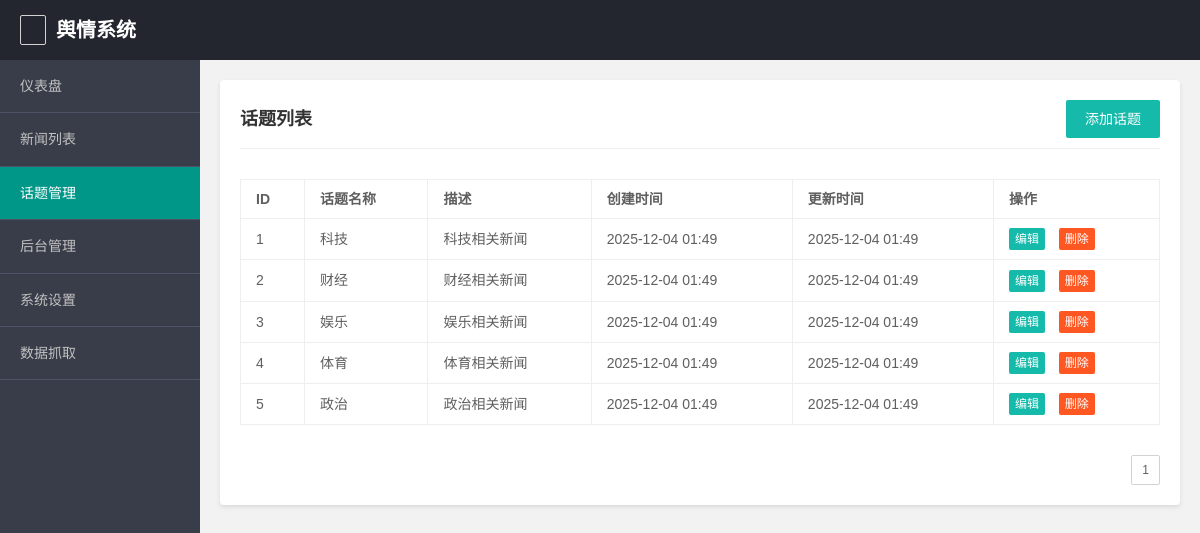
Screenshot of /topics (signed in) with the database file from the repository.
### app/models.py (models this page shows, shortened)
class Topic(db.Model):
    id = db.Column(db.Integer, primary_key=True)
    name = db.Column(db.String(128), unique=True, nullable=False, index=True)
    description = db.Column(db.String(512))
    created_at = db.Column(db.DateTime, default=datetime.utcnow)
    updated_at = db.Column(db.DateTime, default=datetime.utcnow, onupdate=datetime.utcnow)
    monitors = db.relationship('Monitor', backref='topic', lazy='dynamic')

### app/main/routes.py (the view)
@bp.route('/topics')
@login_required
def topic_list():
    page = request.args.get('page', 1, type=int)
    per_page = 10
    pagination = Topic.query.order_by(Topic.updated_at.desc()).paginate(
        page=page, per_page=per_page, error_out=False)
    topic_items = pagination.items
    return render_template('topic_list.html',
                         pagination=pagination,
                         topic_items=topic_items)

### app/__init__.py (called while the page is built)
def create_app(config_name=None):
    app = Flask(__name__, instance_relative_config=True)
    app.config['SECRET_KEY'] = os.getenv('SECRET_KEY', 'dev_key_change_in_production')
    app.config['SQLALCHEMY_DATABASE_URI'] = os.getenv('DATABASE_URL', 'sqlite:///app.db')
    app.config['SQLALCHEMY_TRACK_MODIFICATIONS'] = False
    app.config['APP_NAME'] = os.getenv('APP_NAME', '舆情系统')
    app.config['APP_VERSION'] = os.getenv('APP_VERSION', '1.0.0')
    db.init_app(app)
    migrate.init_app(app, db)
    login_manager.init_app(app)
    from app.main import bp as main_bp
    app.register_blueprint(main_bp)
    from app.models import User, Role, News, Topic, Comment, SystemSetting, Monitor
    @login_manager.user_loader
    def load_user(user_id):
        return User.query.get(int(user_id))
    return app

### app/models.py (called while the page is built)
    def has_role(self, role_name):
        if self.role:
            return self.role.name == role_name
        return False

### templates/topic_list.html (shortened to what this page needs)
<!DOCTYPE html>
<html lang="zh-CN">
<head>
    <link rel="stylesheet" href="{{ url_for('static', filename='layui/css/layui.css') }}">
</head>
<body>
    <div class="header">
        <div style="display: flex; align-items: center;">
            <button class="layui-btn layui-btn-primary layui-btn-sm" id="menu-toggle" style="margin-right: 10px;">
                <i class="layui-icon layui-icon-menu"></i>
            </button>
            <h1>{{ config.APP_NAME }}</h1>
        </div>
        <div class="user-info">
            <span>欢迎您，{{ current_user.username }}</span>
            <a href="{{ url_for('main.logout') }}">退出登录</a>
        </div>
    </div>
    <div class="container">
        <div class="sidebar">
            <ul>
                <li><a href="{{ url_for('main.dashboard') }}">仪表盘</a></li>
                <li><a href="{{ url_for('main.news_list') }}">新闻列表</a></li>
                <li><a href="{{ url_for('main.topic_list') }}" class="active">话题管理</a></li>
                {% if current_user.has_role('admin') %}
                <li><a href="{{ url_for('main.admin_management') }}">后台管理</a></li>
                <li><a href="{{ url_for('main.settings') }}">系统设置</a></li>
                <li><a href="{{ url_for('main.test_crawl') }}">数据抓取</a></li>
                {% endif %}
            </ul>
        </div>
        <div class="content">
            <div class="panel">
                <div class="panel-header">
                    <h3>话题列表</h3>
                    {% if current_user.has_role('admin') %}
                    <button class="layui-btn" id="add_topic">添加话题</button>
                    {% endif %}
                </div>
                <div class="table-container">
                    <table class="layui-table">
                    <thead>
                        <tr>
                            <th>ID</th>
                            <th>话题名称</th>
                            <th>描述</th>
                            <th>创建时间</th>
                            <th>更新时间</th>
                            <th>操作</th>
                        </tr>
                    </thead>
                    <tbody>
                        {% for topic in topic_items %}
                        <tr>
                            <td>{{ topic.id }}</td>
                            <td>{{ topic.name }}</td>
                            <td>{{ topic.description }}</td>
                            <td>{{ topic.created_at.strftime('%Y-%m-%d %H:%M') }}</td>
                            <td>{{ topic.updated_at.strftime('%Y-%m-%d %H:%M') }}</td>
                            <td>
                                {% if current_user.has_role('admin') %}
                                <button class="layui-btn layui-btn-xs" data-id="{{ topic.id }}" onclick="editTopic({{ topic.id }})")>编辑</button>
                                <button class="layui-btn layui-btn-xs layui-btn-danger" data-id="{{ topic.id }}" onclick="deleteTopic({{ topic.id }})")>删除</button>
                                {% else %}
                                <button class="layui-btn layui-btn-xs layui-btn-disabled">无权限</button>
                                {% endif %}
                            </td>
                        </tr>
                        {% else %}
                        <tr>
                            <td colspan="6" style="text-align: center;">暂无话题数据</td>
                        </tr>
                        {% endfor %}
                    </tbody>
                </table>
                </div>
                <div class="pagination">
                    {% for page_num in pagination.iter_pages(left_edge=1, right_edge=1, left_current=2, right_current=2) %}
                        {% if page_num %}
                            {% if page_num == pagination.page %}
                            <span class="layui-btn layui-btn-sm layui-btn-primary">{{ page_num }}</span>
                            {% else %}
                            <a href="{{ url_for('main.topic_list', page=page_num) }}" class="layui-btn layui-btn-sm">
                                {{ page_num }}
                            </a>
                            {% endif %}
                        {% else %}
                        <span class="layui-btn layui-btn-sm layui-btn-disabled">...</span>
                        {% endif %}
                    {% endfor %}
                </div>
            </div>
        </div>
    </div>
</body>
</html>

### templates/topic_list.html (style rules this page uses)
body { margin: 0; padding: 0; font-family: 'Microsoft YaHei', sans-serif; background-color: #f2f2f2; }
.header { height: 60px; background-color: #23262e; color: #fff; line-height: 60px; padding: 0 20px; position: fixed; top: 0; left: 0; right: 0; z-index: 1000; }
.header h1 { margin: 0; font-size: 20px; float: left; }
.header .user-info { float: right; }
.header .user-info a { color: #fff; text-decoration: none; margin-left: 20px; }
.container { display: flex; margin-top: 60px; min-height: calc(100vh - 60px); }
.sidebar { width: 200px; background-color: #393d49; position: fixed; left: 0; top: 60px; bottom: 0; overflow-y: auto; transition: transform 0.3s ease; }
.sidebar ul { list-style: none; padding: 0; margin: 0; }
.sidebar li { border-bottom: 1px solid #4e5465; }
.sidebar a { display: block; padding: 15px 20px; color: #c2c2c2; text-decoration: none; transition: all 0.3s; }
.sidebar a.active { background-color: #009688; color: #fff; }
.content { flex: 1; margin-left: 200px; padding: 20px; transition: margin-left 0.3s ease; }
.panel { background-color: #fff; border-radius: 4px; padding: 20px; margin-bottom: 20px; box-shadow: 0 2px 4px rgba(0, 0, 0, 0.1); }
.panel-header { display: flex; justify-content: space-between; align-items: center; border-bottom: 1px solid #eee; padding-bottom: 10px; margin-bottom: 20px; }
.panel-header h3 { margin: 0; font-size: 18px; color: #333; }
.table-container { overflow-x: auto; }
.pagination { text-align: right; margin-top: 20px; }

### rows the page displays
Topic: id "1", name "科技", description "科技相关新闻", created_at "2025-12-04 01:49", updated_at "2025-12-04 01:49"
Topic: id "2", name "财经", description "财经相关新闻", created_at "2025-12-04 01:49", updated_at "2025-12-04 01:49"
Topic: id "3", name "娱乐", description "娱乐相关新闻", created_at "2025-12-04 01:49", updated_at "2025-12-04 01:49"
Topic: id "4", name "体育", description "体育相关新闻", created_at "2025-12-04 01:49", updated_at "2025-12-04 01:49"
Topic: id "5", name "政治", description "政治相关新闻", created_at "2025-12-04 01:49", updated_at "2025-12-04 01:49"

### other values shown
{{ config.APP_NAME }} "舆情系统"
{{ page_num }} "1"
